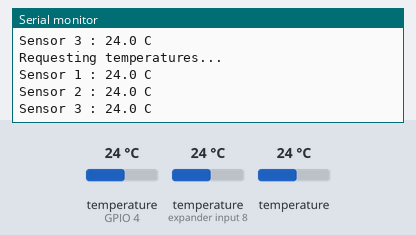
This sketch was run on a simulated ESP32. Parts: the last lines printed to the serial monitor. The test bench sets the inputs (shaded band); at power-on: temperature (sensors on GPIO 4, expander input 8) 24 °C, temperature 24 °C.

Above: at 4.3 s.
4.4 s: temperature (sensor on GPIO 4) set to 12 °C
At 6.2 s:
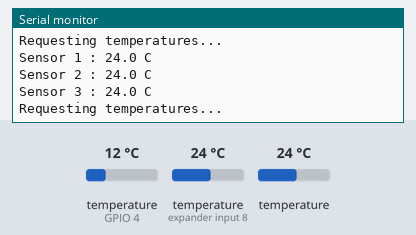
8.2 s: temperature (sensor on expander input 8) set to 12 °C
At 9.5 s:
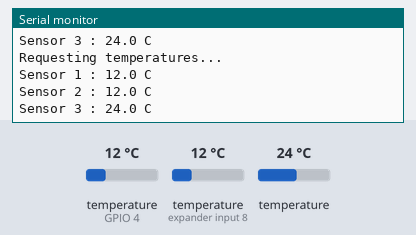
12.0 s: temperature (sensor 204) set to 12 °C
At 15.3 s:
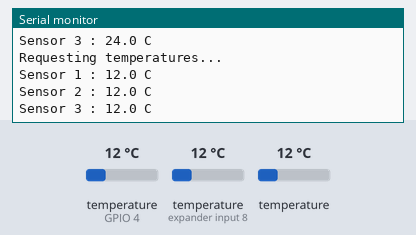
15.8 s: temperature (sensor on GPIO 4) set to 19 °C
At 18.3 s:
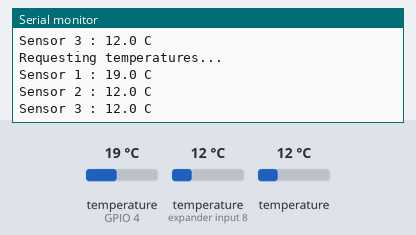
19.6 s: temperature (sensor on expander input 8) set to 19 °C
At 21.2 s:
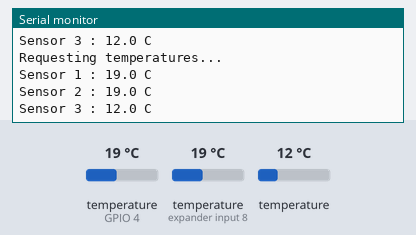
23.4 s: temperature (sensor 204) set to 19 °C
At 27.0 s:
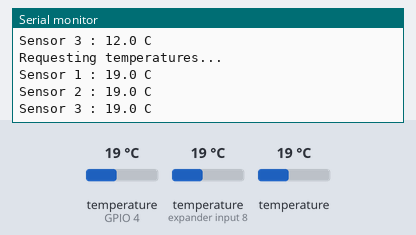
Timing chart, 0 to 28.2 s (numbered marks = the images above; inputs shaded):
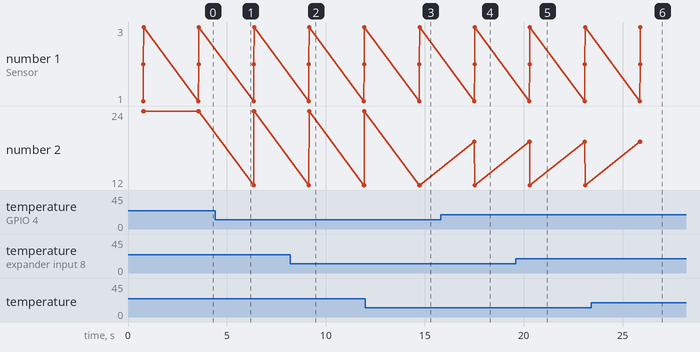

The sketch:

DS18B20.ino
```cpp
#include <OneWire.h>
#include <DallasTemperature.h>

// uncomment to list all DS18B20 addresses
//#define LISTDS

//OneWire data line connected to GPIO
#define ONE_WIRE_BUS  4

// create objects required
OneWire           oneWire(ONE_WIRE_BUS);
#if not defined(LISTDS)
  DallasTemperature sensors(&oneWire);

  // these can be obtained using the LISTDS code
  DeviceAddress ds18b20_1 = { 0x28, 0x2F, 0x9C, 0x56, 0xB5, 0x01, 0x3C, 0x9B };
  DeviceAddress ds18b20_2 = { 0x28, 0xFF, 0x64, 0x02, 0xC8, 0x7D, 0x29, 0xB7 };
  DeviceAddress ds18b20_3 = { 0x28, 0xFF, 0x64, 0x1E, 0x0C, 0x04, 0xC5, 0x1E };
#endif

// setup
void setup(void)
{
  Serial.begin(115200);
  #if not defined(LISTDS)
    sensors.begin();
  #endif
}

// loop
void loop(void)
{

  #if defined(LISTDS)

    byte addr[8];
    static int cnt = 0;

    if (!oneWire.search(addr))
    {
      Serial.println();
      oneWire.reset_search();
      cnt = 0;
      delay(3000);
      return;
    }
    else
    {
      cnt++;
    }

    Serial.printf("DeviceAddress ds18b20_%d = {", cnt);
    for (byte i = 0; i < 8; i++)
    {
      if(addr[i] < 16)
      {
        Serial.write(" 0x0"); Serial.print(addr[i], HEX);
      }
      else
      {
        Serial.write(" 0x"); Serial.print(addr[i], HEX);
      }
      if(i < 7)
      {
        Serial.write(",");
      }
    }
    Serial.println(" };");

  #else

    Serial.println("");
    Serial.println("Requesting temperatures...");
    // Send the command to get temperatures
    sensors.requestTemperatures();

    // display temps
    Serial.print("Sensor 1 :"); Serial.printf(" %3.1f C\n", sensors.getTempC(ds18b20_1));
    Serial.print("Sensor 2 :"); Serial.printf(" %3.1f C\n", sensors.getTempC(ds18b20_2));
    Serial.print("Sensor 3 :"); Serial.printf(" %3.1f C\n", sensors.getTempC(ds18b20_3));

    delay(2000);

  #endif


}
```

Measured:
- after the input at 8.2 s, the serial monitor: prints a new line after 0.95 s (image 2)
- after the input at 12.0 s, the serial monitor: prints a new line after 2.7 s (image 3)
- after the input at 15.8 s, the serial monitor: prints a new line after 1.7 s (image 4)
- after the input at 19.6 s, the serial monitor: prints a new line after 0.70 s (image 5)
- after the input at 23.4 s, the serial monitor: prints a new line after 2.5 s (image 6)
